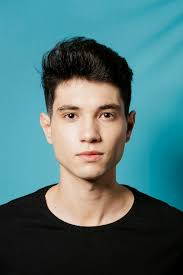
#> input picture python/opencv/photos/front.jpg, 183 x 275 px, found by its file name
$ python haar_face.py
#> lines starting #> are read from the running program, lines starting #| are printed output that depends on the picture
import cv2 as cv

image=cv.imread(r"C:\Users\kkamb\OneDrive\Desktop\code_learn\python\opencv\photos\front.jpg")
#> image is the input picture: shape (275, 183, 3); mean B, G, R 118.8, 116, 76.8

#convert to grey scale
gray=cv.cvtColor(image,cv.COLOR_BGR2GRAY)
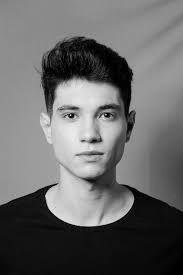
#> gray: shape (275, 183); min 0, max 237, mean 104.6
cv.imshow("Gray",gray)
#load the cascade
cascade_image=cv.CascadeClassifier(r'C:\Users\kkamb\OneDrive\Desktop\code_learn\python\opencv\haarcascade_frontalface_default.xml')

# resize=cv.resize(gray,(500,500))
# cv.imshow('Resized image',resize)
#detect the faces
#gray is a input image,
# scaleFactor: Specifies how much the image size is reduced at each image scale.
# minNeighbors: Specifies how many neighbors each candidate rectangle should have to retain it.
# minSize: Minimum possible object size. Objects smaller than this are ignored
faces=cascade_image.detectMultiScale(gray,scaleFactor=1.1,minNeighbors=1)
#> faces = [[40, 77, 97, 97]]
print(f'Number of faces {len(faces)}')
#| Number of faces 1


#draw a rectangle around the faces
#image is a input image
# (x, y): The starting point of the rectangle (top-left corner).
# (x + w, y + h): The ending point of the rectangle (bottom-right corner).
# (255, 0, 0): Blue color for the rectangle.
# 3: Thickness of the rectangle's border.
for (x,y,w,h) in faces:
    rectangle=cv.rectangle(gray,(x,y),(x+w,y+h),(0,220,255),3)
#> this loop made 1 pass
#> pass 1, `rectangle=cv.rectangle(gray,(x,y),(x+w,y+h),(0,220,255),3)`:
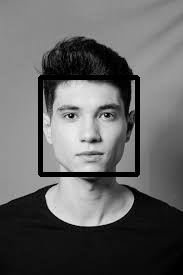
#> rectangle: shape (275, 183); min 0, max 237, mean 100.1


cv.imshow('faces',gray)

# cv.imshow('Image',image)
cv.waitKey(0)
